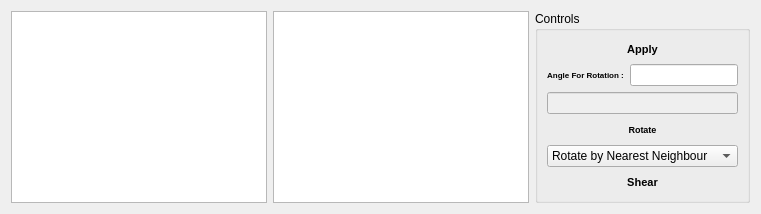
      <widget class="QWidget" name="tab">
       <attribute name="title">
        <string>Rotating</string>
       </attribute>
       <layout class="QGridLayout" name="gridLayout_6">
        <item row="0" column="0">
         <widget class="MplWidget" name="graphicsView">
          <property name="sizePolicy">
           <sizepolicy hsizetype="Preferred" vsizetype="Preferred">
            <horstretch>0</horstretch>
            <verstretch>0</verstretch>
           </sizepolicy>
          </property>
         </widget>
        </item>
        <item row="0" column="2">
         <widget class="QGroupBox" name="groupBox_3">
          <property name="sizePolicy">
           <sizepolicy hsizetype="Fixed" vsizetype="Preferred">
            <horstretch>0</horstretch>
            <verstretch>0</verstretch>
           </sizepolicy>
          </property>
          <property name="title">
           <string>Controls</string>
          </property>
          <layout class="QGridLayout" name="gridLayout_9">
           <item row="6" column="0" colspan="2">
            <widget class="QPushButton" name="Shear_pushButton">
             <property name="sizePolicy">
              <sizepolicy hsizetype="Preferred" vsizetype="Preferred">
               <horstretch>0</horstretch>
               <verstretch>0</verstretch>
              </sizepolicy>
             </property>
             <property name="font">
              <font>
               <pointsize>8</pointsize>
               <weight>75</weight>
               <bold>true</bold>
              </font>
             </property>
             <property name="styleSheet">
              <string notr="true">border-radius: 45px;</string>
             </property>
             <property name="text">
              <string>Shear</string>
             </property>
            </widget>
           </item>
           <item row="2" column="0">
            <widget class="QLabel" name="label_5">
             <property name="font">
              <font>
               <pointsize>6</pointsize>
               <weight>75</weight>
               <bold>true</bold>
              </font>
             </property>
             <property name="text">
              <string>Angle For Rotation :</string>
             </property>
             <property name="alignment">
              <set>Qt::AlignCenter</set>
             </property>
            </widget>
           </item>
           <item row="0" column="0" colspan="2">
            <widget class="QPushButton" name="Apply_pushButton">
             <property name="sizePolicy">
              <sizepolicy hsizetype="Preferred" vsizetype="Preferred">
               <horstretch>0</horstretch>
               <verstretch>0</verstretch>
              </sizepolicy>
             </property>
             <property name="font">
              <font>
               <pointsize>8</pointsize>
               <weight>75</weight>
               <bold>true</bold>
              </font>
             </property>
             <property name="styleSheet">
              <string notr="true">border-radius: 45px;</string>
             </property>
             <property name="text">
              <string>Apply</string>
             </property>
            </widget>
           </item>
           <item row="4" column="0" colspan="2">
            <widget class="QPushButton" name="nearestneighbour_pushButton">
             <property name="sizePolicy">
              <sizepolicy hsizetype="Preferred" vsizetype="Preferred">
               <horstretch>0</horstretch>
               <verstretch>0</verstretch>
              </sizepolicy>
             </property>
             <property name="font">
              <font>
               <pointsize>7</pointsize>
               <weight>75</weight>
               <bold>true</bold>
              </font>
             </property>
             <property name="styleSheet">
              <string notr="true">border-radius: 45px;</string>
             </property>
             <property name="text">
              <string>Rotate</string>
             </property>
            </widget>
           </item>
           <item row="5" column="0" colspan="2">
            <widget class="QComboBox" name="comboBox">
             <item>
              <property name="text">
               <string>Rotate by Nearest Neighbour</string>
              </property>
             </item>
             <item>
              <property name="text">
               <string>Rotate by Linear interpolation</string>
              </property>
             </item>
            </widget>
           </item>
           <item row="3" column="0" colspan="2">
            <widget class="QLineEdit" name="Direction_lineEdit">
             <property name="enabled">
              <bool>false</bool>
             </property>
            </widget>
           </item>
           <item row="2" column="1">
            <widget class="QLineEdit" name="lineEdit"/>
           </item>
          </layout>
         </widget>
        </item>
        <item row="0" column="1">
         <widget class="MplWidget" name="Rotation_graphicsView">
          <property name="sizePolicy">
           <sizepolicy hsizetype="Preferred" vsizetype="Preferred">
            <horstretch>0</horstretch>
            <verstretch>0</verstretch>
           </sizepolicy>
          </property>
         </widget>
        </item>
       </layout>
      </widget>
